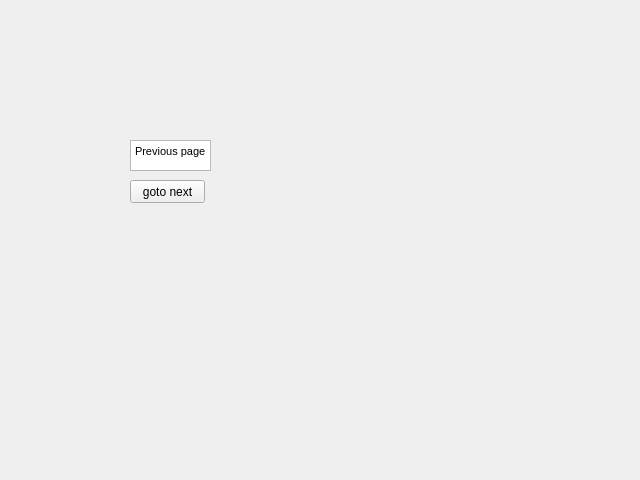
<?xml version="1.0" encoding="UTF-8"?>
<ui version="4.0">
 <class>Report1</class>
 <widget class="QWidget" name="Report1">
  <property name="geometry">
   <rect>
    <x>0</x>
    <y>0</y>
    <width>640</width>
    <height>480</height>
   </rect>
  </property>
  <property name="windowTitle">
   <string>Form</string>
  </property>
  <widget class="QTextBrowser" name="textBrowser">
   <property name="geometry">
    <rect>
     <x>130</x>
     <y>140</y>
     <width>81</width>
     <height>31</height>
    </rect>
   </property>
   <property name="html">
    <string>&lt;!DOCTYPE HTML PUBLIC &quot;-//W3C//DTD HTML 4.0//EN&quot; &quot;http://www.w3.org/TR/REC-html40/strict.dtd&quot;&gt;
&lt;html&gt;&lt;head&gt;&lt;meta name=&quot;qrichtext&quot; content=&quot;1&quot; /&gt;&lt;style type=&quot;text/css&quot;&gt;
p, li { white-space: pre-wrap; }
&lt;/style&gt;&lt;/head&gt;&lt;body style=&quot; font-family:'MS Shell Dlg 2'; font-size:8pt; font-weight:400; font-style:normal;&quot;&gt;
&lt;p style=&quot; margin-top:0px; margin-bottom:0px; margin-left:0px; margin-right:0px; -qt-block-indent:0; text-indent:0px;&quot;&gt;Previous page&lt;/p&gt;&lt;/body&gt;&lt;/html&gt;</string>
   </property>
  </widget>
  <widget class="QPushButton" name="pushButton">
   <property name="geometry">
    <rect>
     <x>130</x>
     <y>180</y>
     <width>75</width>
     <height>23</height>
    </rect>
   </property>
   <property name="text">
    <string>goto next</string>
   </property>
  </widget>
 </widget>
 <resources/>
 <connections/>
</ui>
